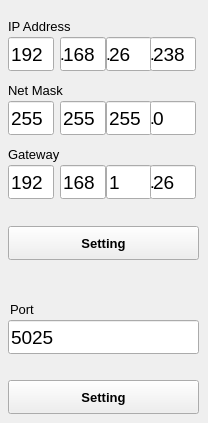
    <widget class="QWidget" name="page">
     <property name="styleSheet">
      <string notr="true"/>
     </property>
     <widget class="QLabel" name="label_12">
      <property name="geometry">
       <rect>
        <x>8</x>
        <y>83</y>
        <width>104</width>
        <height>15</height>
       </rect>
      </property>
      <property name="font">
       <font>
        <family>Arial</family>
        <pointsize>10</pointsize>
        <weight>50</weight>
        <italic>false</italic>
        <bold>false</bold>
       </font>
      </property>
      <property name="styleSheet">
       <string notr="true"/>
      </property>
      <property name="text">
       <string>Net Mask</string>
      </property>
      <property name="mod" stdset="0">
       <string>1</string>
      </property>
     </widget>
     <widget class="QLabel" name="label_11">
      <property name="geometry">
       <rect>
        <x>8</x>
        <y>19</y>
        <width>104</width>
        <height>15</height>
       </rect>
      </property>
      <property name="font">
       <font>
        <family>Arial</family>
        <pointsize>10</pointsize>
        <weight>50</weight>
        <italic>false</italic>
        <bold>false</bold>
       </font>
      </property>
      <property name="styleSheet">
       <string notr="true"/>
      </property>
      <property name="text">
       <string>IP Address</string>
      </property>
      <property name="mod" stdset="0">
       <string>1</string>
      </property>
     </widget>
     <widget class="IPLineEdit" name="lineEdit">
      <property name="geometry">
       <rect>
        <x>8</x>
        <y>37</y>
        <width>46</width>
        <height>34</height>
       </rect>
      </property>
      <property name="font">
       <font>
        <family>Arial</family>
        <pointsize>14</pointsize>
       </font>
      </property>
      <property name="cursor">
       <cursorShape>BlankCursor</cursorShape>
      </property>
      <property name="styleSheet">
       <string notr="true"/>
      </property>
      <property name="text">
       <string>192</string>
      </property>
     </widget>
     <widget class="QLabel" name="label_13">
      <property name="geometry">
       <rect>
        <x>8</x>
        <y>147</y>
        <width>104</width>
        <height>15</height>
       </rect>
      </property>
      <property name="font">
       <font>
        <family>Arial</family>
        <pointsize>10</pointsize>
        <weight>50</weight>
        <italic>false</italic>
        <bold>false</bold>
       </font>
      </property>
      <property name="styleSheet">
       <string notr="true"/>
      </property>
      <property name="text">
       <string>Gateway</string>
      </property>
      <property name="mod" stdset="0">
       <string>1</string>
      </property>
     </widget>
     <widget class="QPushButton" name="netsetbtn">
      <property name="geometry">
       <rect>
        <x>8</x>
        <y>226</y>
        <width>191</width>
        <height>34</height>
       </rect>
      </property>
      <property name="font">
       <font>
        <family>Arial</family>
        <pointsize>10</pointsize>
        <weight>75</weight>
        <italic>false</italic>
        <bold>true</bold>
       </font>
      </property>
      <property name="styleSheet">
       <string notr="true">#networkset[pltdismode=&quot;indoor&quot;] QPushButton
{
color: rgb(255, 255, 255);
background-color: rgb(85, 87, 83);
text-align:center;
}
#networkset[pltdismode=&quot;night&quot;] QPushButton
{
color: rgb(250,218,166);
text-align:center;
border-image: url(:/bit/image/click_night.png);
}</string>
      </property>
      <property name="text">
       <string>Setting</string>
      </property>
     </widget>
     <widget class="QLabel" name="label_14">
      <property name="geometry">
       <rect>
        <x>10</x>
        <y>302</y>
        <width>104</width>
        <height>15</height>
       </rect>
      </property>
      <property name="font">
       <font>
        <family>Arial</family>
        <pointsize>10</pointsize>
        <weight>50</weight>
        <italic>false</italic>
        <bold>false</bold>
       </font>
      </property>
      <property name="styleSheet">
       <string notr="true"/>
      </property>
      <property name="text">
       <string>Port</string>
      </property>
      <property name="mod" stdset="0">
       <string>1</string>
      </property>
     </widget>
     <widget class="QPushButton" name="netsetbtn_2">
      <property name="geometry">
       <rect>
        <x>8</x>
        <y>380</y>
        <width>191</width>
        <height>34</height>
       </rect>
      </property>
      <property name="font">
       <font>
        <family>Arial</family>
        <pointsize>10</pointsize>
        <weight>75</weight>
        <italic>false</italic>
        <bold>true</bold>
       </font>
      </property>
      <property name="styleSheet">
       <string notr="true">#networkset[pltdismode=&quot;indoor&quot;] QPushButton
{
color: rgb(255, 255, 255);
background-color: rgb(85, 87, 83);
text-align:center;
}
#networkset[pltdismode=&quot;night&quot;] QPushButton
{
color: rgb(250,218,166);
text-align:center;
border-image: url(:/bit/image/click_night.png);
}</string>
      </property>
      <property name="text">
       <string>Setting</string>
      </property>
     </widget>
     <widget class="QLabel" name="label_10">
      <property name="geometry">
       <rect>
        <x>8</x>
        <y>37</y>
        <width>191</width>
        <height>34</height>
       </rect>
      </property>
      <property name="styleSheet">
       <string notr="true"/>
      </property>
      <property name="text">
       <string/>
      </property>
      <property name="mod" stdset="0">
       <string>3</string>
      </property>
     </widget>
     <widget class="IPLineEdit" name="lineEdit_4">
      <property name="geometry">
       <rect>
        <x>60</x>
        <y>37</y>
        <width>46</width>
        <height>34</height>
       </rect>
      </property>
      <property name="font">
       <font>
        <family>Arial</family>
        <pointsize>14</pointsize>
       </font>
      </property>
      <property name="cursor">
       <cursorShape>BlankCursor</cursorShape>
      </property>
      <property name="styleSheet">
       <string notr="true"/>
      </property>
      <property name="text">
       <string>168</string>
      </property>
     </widget>
     <widget class="IPLineEdit" name="lineEdit_5">
      <property name="geometry">
       <rect>
        <x>106</x>
        <y>37</y>
        <width>46</width>
        <height>34</height>
       </rect>
      </property>
      <property name="font">
       <font>
        <family>Arial</family>
        <pointsize>14</pointsize>
       </font>
      </property>
      <property name="cursor">
       <cursorShape>BlankCursor</cursorShape>
      </property>
      <property name="styleSheet">
       <string notr="true"/>
      </property>
      <property name="text">
       <string>26</string>
      </property>
     </widget>
     <widget class="IPLineEdit" name="lineEdit_6">
      <property name="geometry">
       <rect>
        <x>150</x>
        <y>37</y>
        <width>46</width>
        <height>34</height>
       </rect>
      </property>
      <property name="font">
       <font>
        <family>Arial</family>
        <pointsize>14</pointsize>
       </font>
      </property>
      <property name="cursor">
       <cursorShape>BlankCursor</cursorShape>
      </property>
      <property name="styleSheet">
       <string notr="true"/>
      </property>
      <property name="text">
       <string>238</string>
      </property>
     </widget>
     <widget class="QLabel" name="label_15">
      <property name="geometry">
       <rect>
        <x>60</x>
        <y>37</y>
        <width>4</width>
        <height>34</height>
       </rect>
      </property>
      <property name="font">
       <font>
        <pointsize>13</pointsize>
       </font>
      </property>
      <property name="styleSheet">
       <string notr="true"/>
      </property>
      <property name="text">
       <string>.</string>
      </property>
      <property name="mod" stdset="0">
       <string>2</string>
      </property>
     </widget>
     <widget class="QLabel" name="label_17">
      <property name="geometry">
       <rect>
        <x>106</x>
        <y>37</y>
        <width>4</width>
        <height>34</height>
       </rect>
      </property>
      <property name="font">
       <font>
        <pointsize>13</pointsize>
       </font>
      </property>
      <property name="text">
       <string>.</string>
      </property>
      <property name="mod" stdset="0">
       <string>2</string>
      </property>
     </widget>
     <widget class="QLabel" name="label_18">
      <property name="geometry">
       <rect>
        <x>150</x>
        <y>37</y>
        <width>4</width>
        <height>34</height>
       </rect>
      </property>
      <property name="font">
       <font>
        <pointsize>13</pointsize>
       </font>
      </property>
      <property name="text">
       <string>.</string>
      </property>
      <property name="mod" stdset="0">
       <string>2</string>
      </property>
     </widget>
     <widget class="QLabel" name="label_19">
      <property name="geometry">
       <rect>
        <x>8</x>
        <y>101</y>
        <width>191</width>
        <height>34</height>
       </rect>
      </property>
      <property name="styleSheet">
       <string notr="true"/>
      </property>
      <property name="text">
       <string/>
      </property>
      <property name="mod" stdset="0">
       <string>3</string>
      </property>
     </widget>
     <widget class="QLabel" name="label_20">
      <property name="geometry">
       <rect>
        <x>8</x>
        <y>165</y>
        <width>191</width>
        <height>34</height>
       </rect>
      </property>
      <property name="styleSheet">
       <string notr="true"/>
      </property>
      <property name="text">
       <string/>
      </property>
      <property name="mod" stdset="0">
       <string>3</string>
      </property>
     </widget>
     <widget class="QLabel" name="label_21">
      <property name="geometry">
       <rect>
        <x>60</x>
        <y>101</y>
        <width>4</width>
        <height>34</height>
       </rect>
      </property>
      <property name="font">
       <font>
        <pointsize>13</pointsize>
       </font>
      </property>
      <property name="text">
       <string>.</string>
      </property>
      <property name="mod" stdset="0">
       <string>2</string>
      </property>
     </widget>
     <widget class="QLabel" name="label_22">
      <property name="geometry">
       <rect>
        <x>106</x>
        <y>101</y>
        <width>4</width>
        <height>34</height>
       </rect>
      </property>
      <property name="font">
       <font>
        <pointsize>13</pointsize>
       </font>
      </property>
      <property name="text">
       <string>.</string>
      </property>
      <property name="mod" stdset="0">
       <string>2</string>
      </property>
     </widget>
     <widget class="IPLineEdit" name="lineEdit_7">
      <property name="geometry">
       <rect>
        <x>106</x>
        <y>101</y>
        <width>46</width>
        <height>34</height>
       </rect>
      </property>
      <property name="font">
       <font>
        <family>Arial</family>
        <pointsize>14</pointsize>
       </font>
      </property>
      <property name="cursor">
       <cursorShape>BlankCursor</cursorShape>
      </property>
      <property name="styleSheet">
       <string notr="true"/>
      </property>
      <property name="text">
       <string>255</string>
      </property>
     </widget>
     <widget class="IPLineEdit" name="lineEdit_8">
      <property name="geometry">
       <rect>
        <x>150</x>
        <y>101</y>
        <width>46</width>
        <height>34</height>
       </rect>
      </property>
      <property name="font">
       <font>
        <family>Arial</family>
        <pointsize>14</pointsize>
       </font>
      </property>
      <property name="cursor">
       <cursorShape>BlankCursor</cursorShape>
      </property>
      <property name="styleSheet">
       <string notr="true"/>
      </property>
      <property name="text">
       <string>0</string>
      </property>
     </widget>
     <widget class="IPLineEdit" name="lineEdit_9">
      <property name="geometry">
       <rect>
        <x>60</x>
        <y>101</y>
        <width>46</width>
        <height>34</height>
       </rect>
      </property>
      <property name="font">
       <font>
        <family>Arial</family>
        <pointsize>14</pointsize>
       </font>
      </property>
      <property name="cursor">
       <cursorShape>BlankCursor</cursorShape>
      </property>
      <property name="styleSheet">
       <string notr="true"/>
      </property>
      <property name="text">
       <string>255</string>
      </property>
     </widget>
     <widget class="QLabel" name="label_23">
      <property name="geometry">
       <rect>
        <x>150</x>
        <y>101</y>
        <width>4</width>
        <height>34</height>
       </rect>
      </property>
      <property name="font">
       <font>
        <pointsize>13</pointsize>
       </font>
      </property>
      <property name="text">
       <string>.</string>
      </property>
      <property name="mod" stdset="0">
       <string>2</string>
      </property>
     </widget>
     <widget class="IPLineEdit" name="lineEdit_2">
      <property name="geometry">
       <rect>
        <x>8</x>
        <y>101</y>
        <width>46</width>
        <height>34</height>
       </rect>
      </property>
      <property name="font">
       <font>
        <family>Arial</family>
        <pointsize>14</pointsize>
       </font>
      </property>
      <property name="cursor">
       <cursorShape>BlankCursor</cursorShape>
      </property>
      <property name="styleSheet">
       <string notr="true"/>
      </property>
      <property name="text">
       <string>255</string>
      </property>
     </widget>
     <widget class="QLabel" name="label_24">
      <property name="geometry">
       <rect>
        <x>60</x>
        <y>165</y>
        <width>4</width>
        <height>34</height>
       </rect>
      </property>
      <property name="font">
       <font>
        <pointsize>13</pointsize>
       </font>
      </property>
      <property name="text">
       <string>.</string>
      </property>
      <property name="mod" stdset="0">
       <string>2</string>
      </property>
     </widget>
     <widget class="QLabel" name="label_25">
      <property name="geometry">
       <rect>
        <x>106</x>
        <y>165</y>
        <width>4</width>
        <height>34</height>
       </rect>
      </property>
      <property name="font">
       <font>
        <pointsize>13</pointsize>
       </font>
      </property>
      <property name="text">
       <string>.</string>
      </property>
      <property name="mod" stdset="0">
       <string>2</string>
      </property>
     </widget>
     <widget class="IPLineEdit" name="lineEdit_10">
      <property name="geometry">
       <rect>
        <x>106</x>
        <y>165</y>
        <width>46</width>
        <height>34</height>
       </rect>
      </property>
      <property name="font">
       <font>
        <family>Arial</family>
        <pointsize>14</pointsize>
       </font>
      </property>
      <property name="cursor">
       <cursorShape>BlankCursor</cursorShape>
      </property>
      <property name="styleSheet">
       <string notr="true"/>
      </property>
      <property name="text">
       <string>1</string>
      </property>
     </widget>
     <widget class="IPLineEdit" name="lineEdit_11">
      <property name="geometry">
       <rect>
        <x>150</x>
        <y>165</y>
        <width>46</width>
        <height>34</height>
       </rect>
      </property>
      <property name="font">
       <font>
        <family>Arial</family>
        <pointsize>14</pointsize>
       </font>
      </property>
      <property name="cursor">
       <cursorShape>BlankCursor</cursorShape>
      </property>
      <property name="styleSheet">
       <string notr="true"/>
      </property>
      <property name="text">
       <string>26</string>
      </property>
     </widget>
     <widget class="IPLineEdit" name="lineEdit_12">
      <property name="geometry">
       <rect>
        <x>60</x>
        <y>165</y>
        <width>46</width>
        <height>34</height>
       </rect>
      </property>
      <property name="font">
       <font>
        <family>Arial</family>
        <pointsize>14</pointsize>
       </font>
      </property>
      <property name="cursor">
       <cursorShape>BlankCursor</cursorShape>
      </property>
      <property name="styleSheet">
       <string notr="true"/>
      </property>
      <property name="text">
       <string>168</string>
      </property>
     </widget>
     <widget class="QLabel" name="label_26">
      <property name="geometry">
       <rect>
        <x>150</x>
        <y>165</y>
        <width>4</width>
        <height>34</height>
       </rect>
      </property>
      <property name="font">
       <font>
        <pointsize>13</pointsize>
       </font>
      </property>
      <property name="text">
       <string>.</string>
      </property>
      <property name="mod" stdset="0">
       <string>2</string>
      </property>
     </widget>
     <widget class="IPLineEdit" name="lineEdit_3">
      <property name="geometry">
       <rect>
        <x>8</x>
        <y>165</y>
        <width>46</width>
        <height>34</height>
       </rect>
      </property>
      <property name="font">
       <font>
        <family>Arial</family>
        <pointsize>14</pointsize>
       </font>
      </property>
      <property name="cursor">
       <cursorShape>BlankCursor</cursorShape>
      </property>
      <property name="styleSheet">
       <string notr="true"/>
      </property>
      <property name="text">
       <string>192</string>
      </property>
     </widget>
     <widget class="focuslinedit" name="lineEdit_14">
      <property name="geometry">
       <rect>
        <x>8</x>
        <y>320</y>
        <width>191</width>
        <height>34</height>
       </rect>
      </property>
      <property name="font">
       <font>
        <family>Arial</family>
        <pointsize>14</pointsize>
        <weight>9</weight>
        <italic>false</italic>
        <bold>false</bold>
       </font>
      </property>
      <property name="cursor">
       <cursorShape>BlankCursor</cursorShape>
      </property>
      <property name="styleSheet">
       <string notr="true"/>
      </property>
      <property name="text">
       <string>5025</string>
      </property>
     </widget>
     <zorder>label_12</zorder>
     <zorder>label_11</zorder>
     <zorder>label_13</zorder>
     <zorder>netsetbtn</zorder>
     <zorder>label_14</zorder>
     <zorder>netsetbtn_2</zorder>
     <zorder>label_10</zorder>
     <zorder>lineEdit</zorder>
     <zorder>lineEdit_4</zorder>
     <zorder>lineEdit_5</zorder>
     <zorder>lineEdit_6</zorder>
     <zorder>label_15</zorder>
     <zorder>label_17</zorder>
     <zorder>label_18</zorder>
     <zorder>label_19</zorder>
     <zorder>label_20</zorder>
     <zorder>label_21</zorder>
     <zorder>label_22</zorder>
     <zorder>lineEdit_7</zorder>
     <zorder>lineEdit_8</zorder>
     <zorder>lineEdit_9</zorder>
     <zorder>label_23</zorder>
     <zorder>lineEdit_2</zorder>
     <zorder>label_24</zorder>
     <zorder>label_25</zorder>
     <zorder>lineEdit_10</zorder>
     <zorder>lineEdit_11</zorder>
     <zorder>lineEdit_12</zorder>
     <zorder>label_26</zorder>
     <zorder>lineEdit_3</zorder>
     <zorder>lineEdit_14</zorder>
    </widget>
